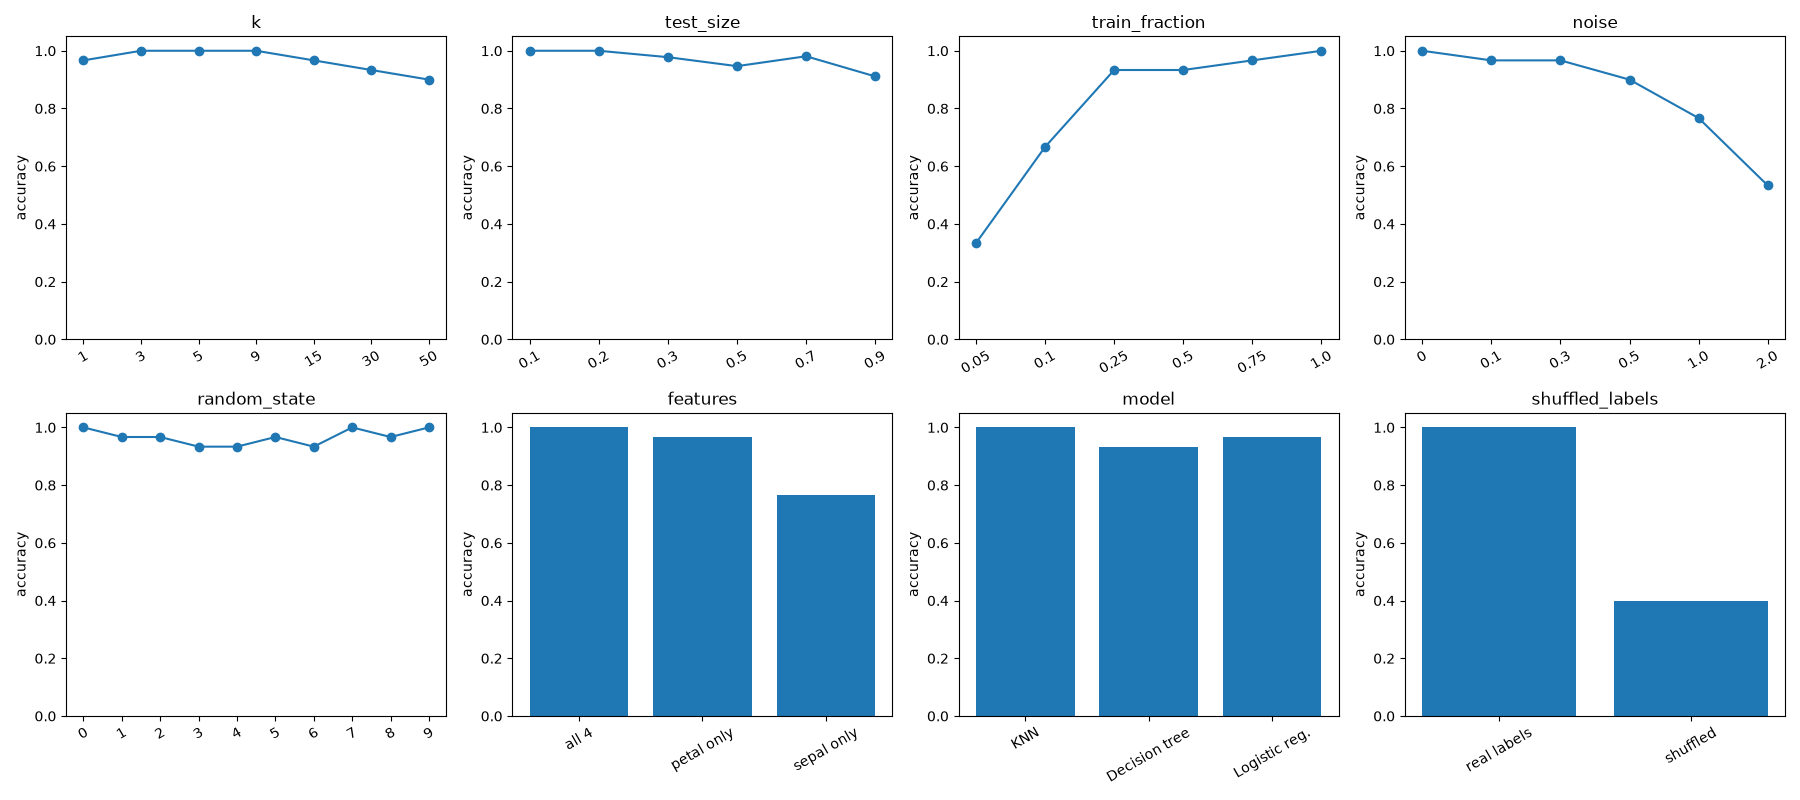

This figure's Python source:
# experiments.py
# Runs many small experiments on the Iris data, changes ONE thing at a time,
# and stores every accuracy in experiments.csv + a chart in experiments.png

import numpy as np
import pandas as pd
import matplotlib.pyplot as plt
from sklearn.datasets import load_iris
from sklearn.model_selection import train_test_split
from sklearn.neighbors import KNeighborsClassifier
from sklearn.tree import DecisionTreeClassifier
from sklearn.linear_model import LogisticRegression
from sklearn.metrics import accuracy_score

# --- LOAD DATA ---------------------------------------------------------
iris = load_iris(as_frame=True)
df = iris.frame
X_all = df.drop(columns="target")   # the 4 measurements
y = df["target"]                    # the species (0, 1, 2)

rows = []   # every result gets added here, then saved to a CSV at the end


# --- ONE FUNCTION THAT TRAINS + TESTS + RECORDS ----------------------------
def run(experiment, setting, X, model,
        test_size=0.2, random_state=42,
        train_fraction=1.0, shuffle_labels=False):
    """Split the data, train the model, measure accuracy, store the result."""
    X_train, X_test, y_train, y_test = train_test_split(
        X, y, test_size=test_size, random_state=random_state, stratify=y
    )

    # use only part of the training data (to see the effect of less data)
    if train_fraction < 1.0:
        X_train = X_train.sample(frac=train_fraction, random_state=0)
        y_train = y_train.loc[X_train.index]

    # destroy the link between features and labels (sanity check)
    if shuffle_labels:
        y_train = y_train.sample(frac=1, random_state=0).values

    model.fit(X_train, y_train)
    acc = accuracy_score(y_test, model.predict(X_test))

    rows.append({"experiment": experiment, "setting": setting,
                 "accuracy": round(acc, 4)})
    print(f"{experiment:16s} {str(setting):14s} accuracy = {acc:.4f}")


# --- EXPERIMENT 1: number of neighbors (k) ---------------------------------
for k in [1, 3, 5, 9, 15, 30, 50]:
    run("k", k, X_all, KNeighborsClassifier(n_neighbors=k))

# --- EXPERIMENT 2: size of the test set ------------------------------------
for ts in [0.1, 0.2, 0.3, 0.5, 0.7, 0.9]:
    run("test_size", ts, X_all, KNeighborsClassifier(n_neighbors=5),
        test_size=ts)

# --- EXPERIMENT 3: how much training data the model gets -------------------
for frac in [0.05, 0.1, 0.25, 0.5, 0.75, 1.0]:
    run("train_fraction", frac, X_all, KNeighborsClassifier(n_neighbors=5),
        train_fraction=frac)

# --- EXPERIMENT 4: adding noise to the measurements ------------------------
for sigma in [0, 0.1, 0.3, 0.5, 1.0, 2.0]:
    rng = np.random.RandomState(0)
    X_noisy = X_all + rng.normal(0, sigma, X_all.shape)
    run("noise", sigma, X_noisy, KNeighborsClassifier(n_neighbors=5))

# --- EXPERIMENT 5: different random splits (shows the spread) --------------
for rs in range(10):
    run("random_state", rs, X_all, KNeighborsClassifier(n_neighbors=5),
        random_state=rs)

# --- EXPERIMENT 6: which features are used ---------------------------------
feature_sets = {
    "all 4": list(X_all.columns),
    "petal only": ["petal length (cm)", "petal width (cm)"],
    "sepal only": ["sepal length (cm)", "sepal width (cm)"],
}
for name, cols in feature_sets.items():
    run("features", name, X_all[cols], KNeighborsClassifier(n_neighbors=5))

# --- EXPERIMENT 7: different models ----------------------------------------
models = {
    "KNN": KNeighborsClassifier(n_neighbors=5),
    "Decision tree": DecisionTreeClassifier(random_state=42),
    "Logistic reg.": LogisticRegression(max_iter=200),
}
for name, m in models.items():
    run("model", name, X_all, m)

# --- EXPERIMENT 8: sanity check with shuffled labels -----------------------
run("shuffled_labels", "real labels", X_all, KNeighborsClassifier(n_neighbors=5))
run("shuffled_labels", "shuffled", X_all, KNeighborsClassifier(n_neighbors=5),
    shuffle_labels=True)

# --- SAVE EVERYTHING -------------------------------------------------------
results = pd.DataFrame(rows)
results.to_csv("experiments.csv", index=False)

print("\nSummary (min / max / mean accuracy per experiment):")
print(results.groupby("experiment", sort=False)["accuracy"]
      .agg(["min", "max", "mean"]).round(3))

# --- DRAW ONE CHART PER EXPERIMENT -----------------------------------------
panels = [("k", "line"), ("test_size", "line"), ("train_fraction", "line"),
          ("noise", "line"), ("random_state", "line"), ("features", "bar"),
          ("model", "bar"), ("shuffled_labels", "bar")]

fig, axes = plt.subplots(2, 4, figsize=(18, 8))
for ax, (name, kind) in zip(axes.flat, panels):
    d = results[results["experiment"] == name]
    labels = d["setting"].astype(str)
    if kind == "line":
        ax.plot(labels, d["accuracy"], marker="o")
    else:
        ax.bar(labels, d["accuracy"])
    ax.set_title(name)
    ax.set_ylim(0, 1.05)
    ax.set_ylabel("accuracy")
    ax.tick_params(axis="x", rotation=30)

plt.tight_layout()
plt.savefig("experiments.png")
print("\nSaved: experiments.csv and experiments.png")
